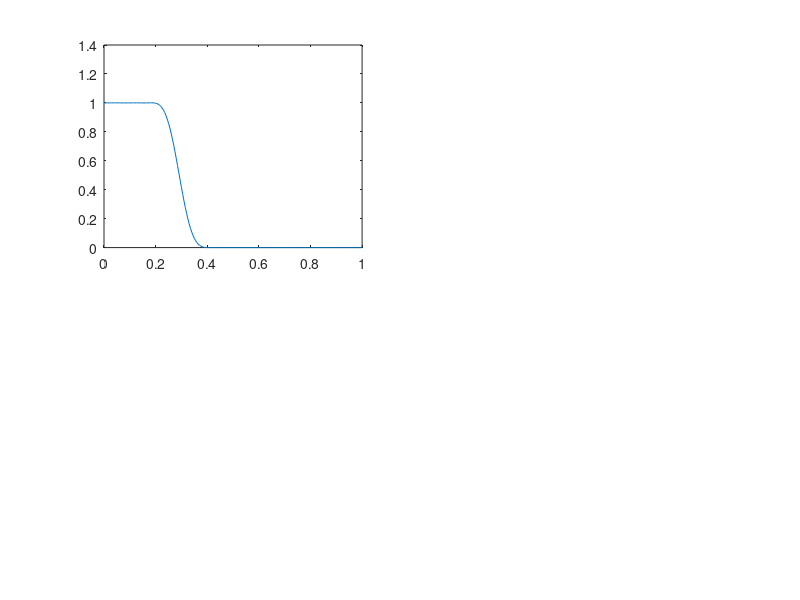

Write MATLAB code to recreate this figure. (Note: this script raises an error after producing the figure.)
%
% Design of 3D cone filters
%
%
% Step 1: Fan-type design
%

clc;
clear all;
N = 20;
theta = 70;
wt = 0.2 * pi;
Nsamp = 200;
%
%
theta_w = theta * pi / 180;

if theta >= 45
    wup = pi;
else
    wup = pi * tan(theta_w);
end

deltaw_wup = wup / Nsamp;
deltaw_pi = pi / Nsamp;
deltaw_pih = 0.5 * pi / Nsamp;
%
%
r = zeros(3, 1);
Q = zeros(3, 3);
for iw = 0:Nsamp
    w2 = iw * deltaw_wup;
    w1 = w2 / tan(theta_w);
    c = [1; -1-cos(w1)*cos(w2); -cos(w1)-cos(w2)];
    r = r - 2 * cos(w1) * c;
    Q = Q + c * c';
end
r = r / (Nsamp + 1);
Q = Q / (Nsamp + 1);
T = -0.5 * inv(Q) * r;
%
%
wc = acos(T(1));
t11 = T(2);
t01 = T(3);
t00 = t11;
t10 = 1 + t01;
%
% Design of prototype FIR lowpass filter
%
N_h = 2 * N + 1;
wp = wc;

ws = wp + wt;
%
%
NH = (N_h - 1) / 2;
Nsam_p = round(wp / deltaw_pi);
Nsam_s = round((pi - ws) / deltaw_pi);
NV = (0 :NH)';
%
%
P = zeros(NH+1, 1);
Qp = zeros(NH+1, NH+1);
for iw = 0:Nsam_p
    w = iw * deltaw_pi;
    P = P - 2 * cos(w * NV);
    Qp = Qp + cos(w * NV) * (cos(w * NV))';
end

P = wp * P / (Nsam_p + 1);
Qp = wp * Qp / (Nsam_p + 1);
%
Qs = zeros(NH+1, NH+1);
for iw = 0:Nsam_s
    w = ws + iw * deltaw_pi;
    Qs = Qs + cos(w * NV) * (cos(w * NV))';
    
end
Qs = (pi -ws) * Qs / (Nsam_p+1);
%
%
A = -0.5 * inv(Qp + Qs) * P;
h = zeros(N_h, 1);
h(NH+1) = A(1);
h(1:NH) = 0.5 * flipud(A(2:NH+1));
h(NH+2 : N_h) = 0.5 * A(2:NH+1);
%
%
subplot(2, 2, 1);
FR = freqz(h, 1, 0:deltaw_pi : pi);
plot(0:deltaw_pi/pi : 1, abs(FR));
axis([0, 1, 0, 1, 1]);
xlabel('Normalized frequency (\omega/\pi)');
ylabel('Magnitude response');
title('Prototype filter');
%
%
